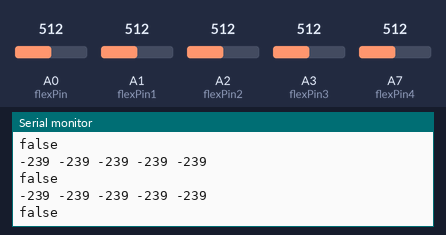
Bench run of a sketch on a simulated Arduino Nano, built with avr-gcc and run on an emulated ATmega328P. On the bench: the last lines printed to the serial monitor. The inputs (shaded band) are chosen by the test bench; at power-on: A7 (flexPin4) = 512, A0 (flexPin) = 512, A1 (flexPin1) = 512, A2 (flexPin2) = 512, A3 (flexPin3) = 512.

Above: at 7.8 s.
7.9 s: A7 (flexPin4) set to 658
At 8.4 s:
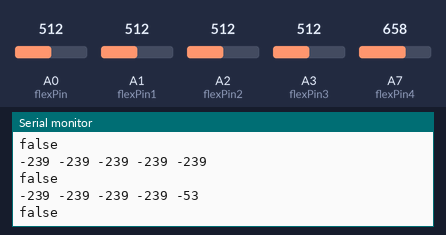
9.4 s: A7 (flexPin4) set to 691
At 10.8 s:
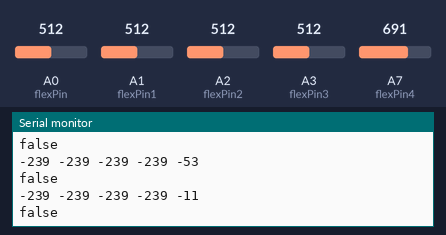
Timing chart, 0 to 12.4 s (numbered marks = the images above; inputs shaded):
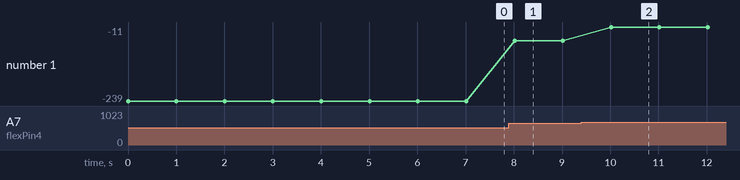

Measured:
- after the input at 7.9 s, the serial monitor: prints a new line after 0.12 s (image 1)
- after the input at 9.4 s, the serial monitor: prints a new line after 0.62 s (image 2)
- plotted number 1: -239 → -53 after the input at 7.9 s, -53 → -11 after the input at 9.4 s

The sketch:

slave.ino
```cpp
#include <SoftwareSerial.h>

#define TX_PIN      2
#define RX_PIN      3

const int flexPin = A0;
const int flexPin1 = A1;
const int flexPin2 = A2;
const int flexPin3 = A3;
const int flexPin4 = A7;

int disturTerm = 30;

int value,value1,value2,value3,value4;

SoftwareSerial bluetooth(RX_PIN, TX_PIN);

void setup() {

  Serial.begin(38400);
  while (!Serial) {}

  bluetooth.begin(38400);
  while (!bluetooth) {}

  Serial.println("Go!");
}

int signes[33][5] = {
  {300,280,190,310,310}, // fuckyou
  {160,270,200,310,140}, // ahihi
  {160,270,280,300,300}, // a
//  {240,230,270,270,230}, // a2
//  {240,230,270,270,230}, // a3
  {300,100,200,120,120}, // b
  {240,230,270,290,250}, // c
  {200,125,280,300,310}, // d
  {300,250,280,300,310}, // d2
  {290,300,280,300,300}, // e
//  {240,230,270,270,230}, // e2
  {270,125,290,300,310}, // g
  {280,110,210,310,320}, // h
  {300,300,300,300,150}, // i
  {160,110,210,310,320}, // k
  {140,140,280,300,310}, // l
  {300,120,200,110,280}, // m
  {300,130,180,310,280}, // n
  {270,260,270,300,210}, // o
//  {240,230,270,270,230}, // o2
//  {240,230,270,270,230}, // o3
  {170,110,270,300,250}, // p
  {210,170,300,300,300}, // q
  {190,100,200,300,270}, // r
  {170,230,290,310,270}, // s
  {280,270,220,170,120}, // t
  {0,0,0,0,0}, // u
//  {240,230,270,270,230}, // u2
  {0,0,0,0,0}, // v
  {170,230,290,310,270}, // x
  {160,280,290,310,160}, // y
};

char* values[]={
  "fuckyou",
  "ahihi",
  "a",
//  "a2",
//  "a3",
  "b",
  "c",
  "d",
  "d2",
  "e",
//  "e2",
  "g",
  "h",
  "i",
  "k",
  "l",
  "m",
  "n",
  "o",
//  "o2",
//  "o3",
  "p",
  "q",
  "r",
  "s",
  "t",
  "u",
//  "u2",
  "v",
  "x",
  "y"
};

char* test() {
  int i;

  Serial.print(value);
  Serial.print(" ");
  Serial.print(value1);
  Serial.print(" ");
  Serial.print(value2);
  Serial.print(" ");
  Serial.print(value3);
  Serial.print(" ");
  Serial.println(value4);

  char* kek;
  for (i = 0; i < 30; i++){
    if (((value+disturTerm) >=signes[i][0])
    and ((value-disturTerm) <=signes[i][0])
    and ((value1+disturTerm) >=signes[i][1])
    and ((value1-disturTerm) <=signes[i][1])
    and ((value2+disturTerm) >=signes[i][2])
    and ((value2-disturTerm) <=signes[i][2])
    and ((value3+disturTerm) >=signes[i][3])
    and ((value3-disturTerm) <=signes[i][3])
    and ((value4+disturTerm) >=signes[i][4])
    and ((value4-disturTerm) <=signes[i][4])) {
      return values[i];
    }
  }

  return "false";
}

void loop() {

  value = analogRead(flexPin);
  value = map(value, 700, 900, 0, 255);
  value1 = analogRead(flexPin1);
  value1 = map(value1, 700, 900, 0, 255);
  value2 = analogRead(flexPin2);
  value2 = map(value2, 700, 900, 0, 255);
  value3 = analogRead(flexPin3);
  value3 = map(value3, 700, 900, 0, 255);
  value4 = analogRead(flexPin4);
  value4 = map(value4, 700, 900, 0, 255);

//  char filename[100] = "";
//
//  boolean test = false;
//
//  unsigned int i = 0;
//
//  while (Serial.available()) {
//    test = true;
//    filename[i] = Serial.read();
//    i++;
//  }

  char* lol = test();
  Serial.println(lol);
  if (lol != "false") {
    bluetooth.write(lol);
    bluetooth.write("#");
  }
  delay(1000);
}
```
